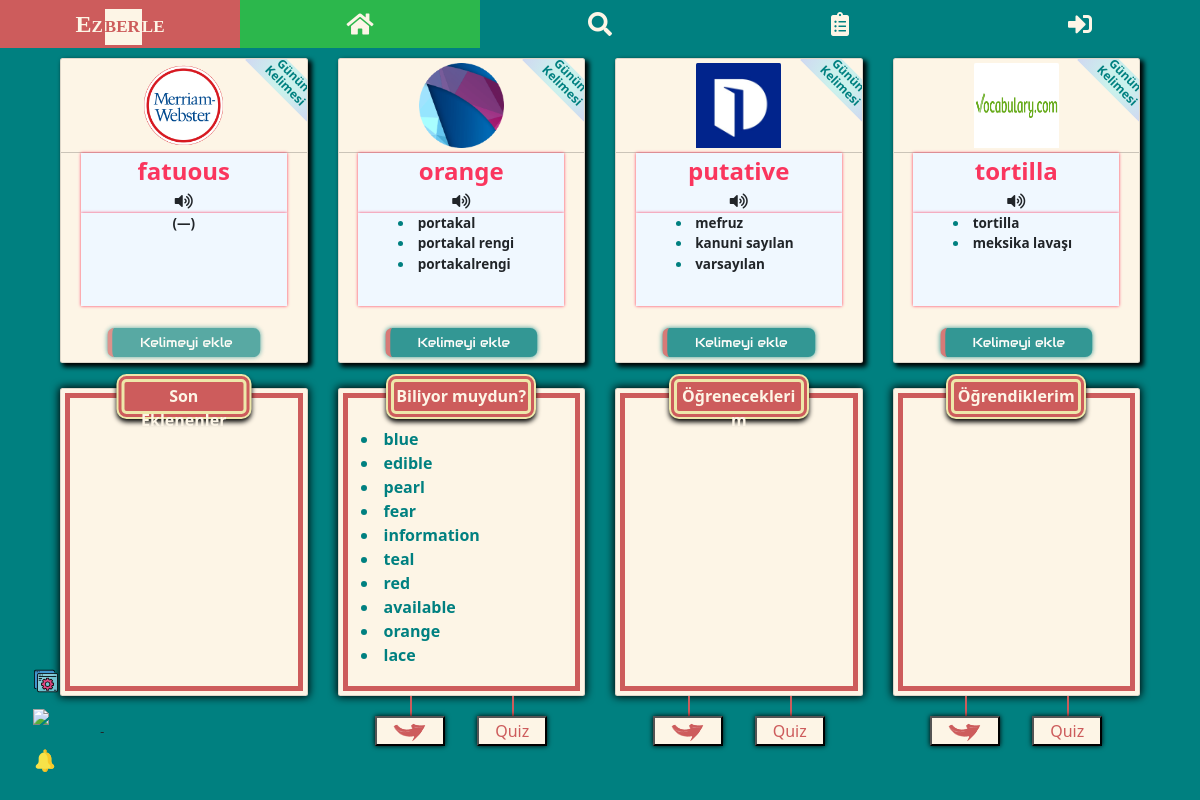
Page /anasayfa on the earlier database version.
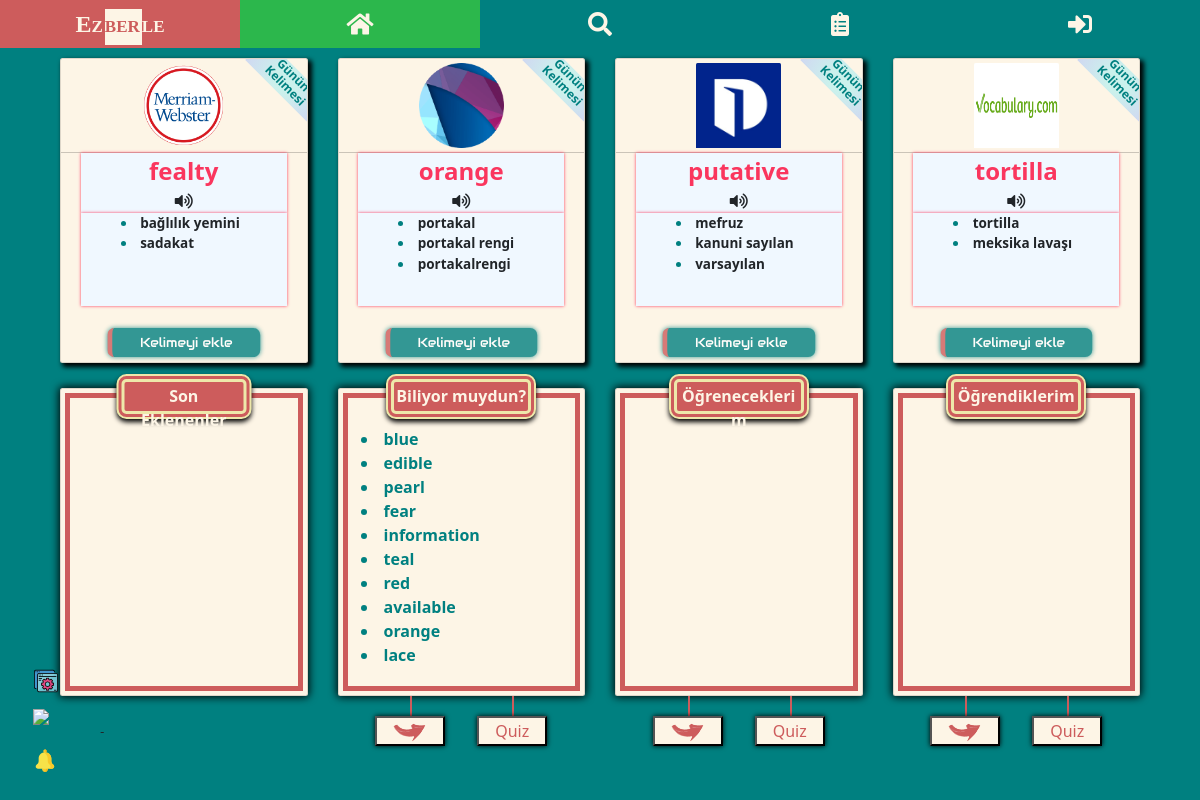
Same page on the later database version.
### my_dict/models.py (models this page shows, shortened)
class WotdEn(models.Model):
    english = models.CharField(max_length=100, null=True)
    audio = models.CharField(max_length=300, null=True)
    website = models.CharField(max_length=50, null=True)
    class Meta:
        verbose_name_plural = "Günün Kelimeleri"

class WotdTr(models.Model):
    english = models.ForeignKey(WotdEn, on_delete=models.CASCADE, null=True, related_name="turkish")
    turkish = models.CharField(max_length=100)
    def __str__(self):
        return self.turkish

class WordDb(models.Model):
    english = models.CharField(max_length=50)
    is_in_reminder_list = models.BooleanField(default=False)
    class Meta:
        verbose_name_plural = "Database Kelimeleri"

### my_dict/views.py (the view, shortened to what this page needs)
# urls.py: 2. Add a URL to urlpatterns:  path('', views.home, name='home')
def home(request):
    word_mer = WotdEn.objects.get(website="Merriam")
    word_ox = WotdEn.objects.get(website="Oxford")
    word_dict = WotdEn.objects.get(website="Dictionary")
    word_vocab = WotdEn.objects.get(website="Vocabulary")
    data = {
        'word_mer': word_mer,
        'word_ox': word_ox,
        'word_dict': word_dict,
        'word_vocab': word_vocab,
    }
    db_words = get_word_list(request, 'db_words_en')
    random_ = random.sample(db_words, k=10)
    data['random_db'] = random_
    return render(request, 'my_dict/home.html', context=data)

### my_dict/views.py (called while the page is built, shortened)
def get_word_list(request, obj):
    if obj == 'db_words':
        db_words = WordDb.objects.all()
        return db_words
    elif obj == 'db_words_en':
        db_words_en = [word["english"] for word in WordDb.objects.all().values()]
        return db_words_en

### my_dict/templates/my_dict/home.html (shortened to what the changed rows need)
{% extends 'base.html' %}
{% load static %}
{% block content %}
<div class="wrapper">
<div class="container container-home">
<div class="row">
    <div class="col-lg-3 col-sm-6 text-center">
        <div class="card card-shadow">
            <div class="card-body home-card">
                <div class="wotd-wrapper">
                    <a id="word_1" class="wotd" href="{% url 'dictionary-search' word_mer.english %}" target="_blank">
                        <span>{{ word_mer.english }}</span>
                    </a>
                    {% if word_mer.audio is not None %}
                        <div>
                        </div>
                    {% endif %}
                </div>
                {% if word_mer.turkish.all %}
                    <ul class="wotd-tr-list">
                    {% for tr in word_mer.turkish.all %}
                        <li>
                            {{ tr }}
                        </li>
                    {% endfor %}
                    </ul>
                    <div class="home-card-footer center-h">
                    {% if user.is_authenticated %}
                        {% if mer_exists %}
                            <div><button data-id="1" class="add-btn-home btn-after"></button></div>
                        {% else %}
                            <div><button data-id="1" class="add-btn-home btn-before"></button></div>
                        {% endif %}
                    {% else %}
                        <div><button class="add-btn-home btn-before" data-toggle="modal" data-target="#loginModal"></button></div>
                    {% endif %}
                    </div>
                {% else %}
                    <ul class="wotd-tr-list text-center" style="font-weight:bold">
                        (&mdash;)
                    </ul>
                    <div class="home-card-footer center-h">
                    {% if user.is_authenticated %}
                        {% if mer_exists %}
                            <div><button data-id="1" class="add-btn-home btn-after disabled not-allowed" disabled></button></div>
                        {% else %}
                            <div><button data-id="1" class="add-btn-home btn-before disabled not-allowed" disabled></button></div>
                        {% endif %}
                    {% else %}
                        <div><button class="add-btn-home btn-before disabled not-allowed" data-toggle="modal" data-target="#loginModal" disabled></button></div>
                    {% endif %}
                    </div>
                {% endif %}
            </div>
        </div>
    </div>
    <div class="col-lg-3 col-sm-6 text-center">
        <div class="card card-shadow">
            <div class="card-body home-card">
                {% if word_ox.turkish.all %}
                    <ul class="wotd-tr-list">
                    {% for tr in word_ox.turkish.all %}
                        <li>
                            {{ tr }}
                        </li>
                    {% endfor %}
                    </ul>
                {% endif %}
            </div>
        </div>
    </div>
    <div class="col-lg-3 col-sm-6 text-center mb-sm-2">
        <div class="card card-shadow">
            <div class="card-body home-card">
                {% if word_dict.turkish.all %}
                    <ul class="wotd-tr-list">
                    {% for tr in word_dict.turkish.all %}
                        <li>
                            {{ tr }}
                        </li>
                    {% endfor %}
                    </ul>
                {% endif %}
            </div>
        </div>
    </div>
    <div class="col-lg-3 col-sm-6 text-center mb-sm-2 mb-2">
        <div class="card card-shadow">
            <div class="card-body home-card">
                {% if word_vocab.turkish.all %}
                    <ul class="wotd-tr-list">
                    {% for tr in word_vocab.turkish.all %}
                        <li>
                            {{ tr }}
                        </li>
                    {% endfor %}
                    </ul>
                {% endif %}
            </div>
        </div>
    </div>
</div>
<div class="row">
    <div class="cn-2p col-lg-3 col-sm-6 mb-6">
        <div class="cn-2c card card-note">
            <div class="overflow-auto position-relative">
                <ul class="ul-db">
                    {% for word in random_db %}
                    <li>
                        <a href="{% url 'dictionary-search' word %}" target="_blank">{{ word }}</a>
                    </li>
                    {% endfor %}
                </ul>
            </div>
        </div>
    </div>
</div>
</div>
</div>
{% endblock %}

Differences in the rows shown:
changed WotdEn: english "fatuous" → "fealty"
added WotdTr: turkish "bağlılık yemini"
added WotdTr: turkish "sadakat"
